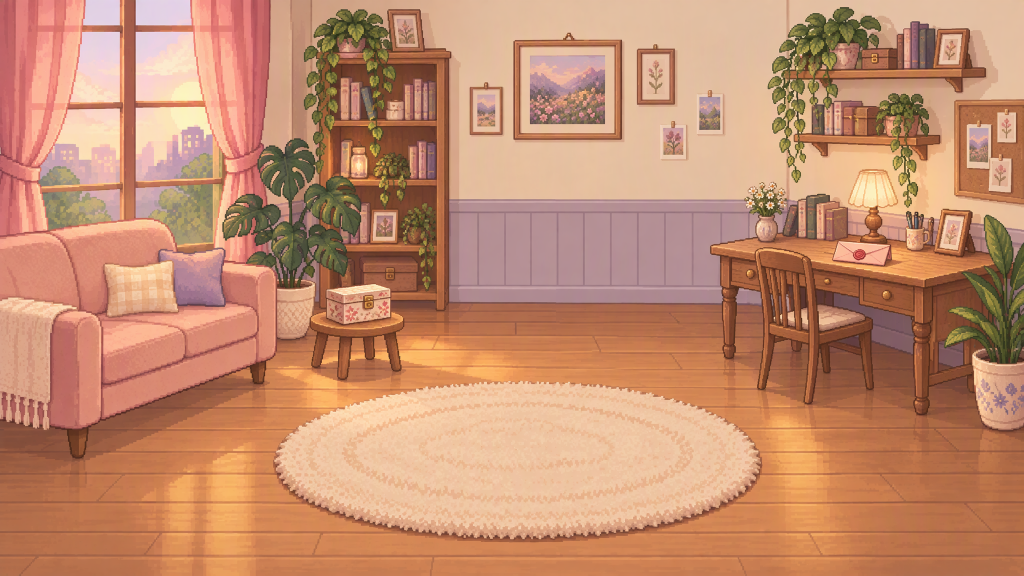
#> input picture assets/visual-v4-2/scenes/rpg-workshop-master.png, 2048 x 1152 px (shown at 1/2 size)
$ python prepare_meowa_v4_2.py
#> lines starting #> are read from the running program, lines starting #| are printed output that depends on the picture
"""Technical export of reviewed Meowa art. Never cuts or composes room furniture.

Complete rooms only receive fixed 1/2 sampling and 12px edge padding. UI crops
come from the unmodified official component splitter. Original media is retained.
"""
import array, hashlib, json, os, re, shutil, struct, sys
from pathlib import Path
from PIL import Image, ImageSequence
from analyze_desktop_pet import parse_frames, original

ROOT=Path(__file__).resolve().parents[1]
A=ROOT/'assets/visual-v4-2'; G=A/'generated'; RUN=A/'runtime'
SOURCE=Path('D:/Espressif/LittleWorld/sources/DesktopPet')
rows=[]
def sha(p): return hashlib.sha256(p.read_bytes()).hexdigest()
def source(name,pattern):
    p=None if os.environ.get('LW_ART_EXPORT_PUBLIC_ONLY') else next((G/name).rglob(pattern),None)
    fallback={'rpg-workshop':A/'scenes/rpg-workshop-master.png','daily-lounge':A/'scenes/daily-lounge-master.png',
              'ui-storybook':A/'ui/generation-original.png','couple-idle':A/'characters/couple.seated/generation-original.webp',
              'couple-wave':A/'characters/couple.wave/generation-original.webp','couple-rest':A/'characters/couple.rest/generation-original.png',
              'couple-sofa-contact':A/'characters/couple-source/generation-contact.png','couple-sofa-alpha':A/'characters/couple-source/generation-extraction.png'}
    if name.startswith('male-walk-'): fallback[name]=A/'characters'/('male.walk_'+name.removeprefix('male-walk-'))/'generation-original.webp'
    return p or (fallback.get(name) if fallback.get(name) and fallback[name].exists() else None)
def copy(src,dst):
    if src.resolve()!=dst.resolve(): shutil.copyfile(src,dst)
def rgb565(im):
    a=array.array('H',((r>>3)<<11|(g>>2)<<5|(b>>3) for r,g,b in im.convert('RGB').get_flattened_data()))
    if sys.byteorder!='little': a.byteswap()
    return a.tobytes()
def pack(path,size,clips):
    offset=16+108*len(clips); records=bytearray(); data=bytearray()
    for name,frames,times,loop,anchor in clips:
        assert 0<len(frames)<=32 and len(frames)==len(times)
        records+=struct.pack('<32sHhhBBI32H',name.encode(),len(frames),*anchor,int(loop),0,offset,*(times+[0]*(32-len(times))))
        for im in frames:
            assert im.size==size
            blob=rgb565(im)+im.getchannel('A').tobytes(); data+=blob; offset+=len(blob)
    path.write_bytes(struct.pack('<8sHHHH',b'LWPX0001',*size,len(clips),0)+records+data)
def scene(name,file):
#> called with name = 'rpg-workshop', file = 'rpg-room.lwr'
    src=source(name,'result_images_0_url.png'); assert src,name
    dst=A/'scenes';dst.mkdir(parents=True,exist_ok=True);copy(src,dst/(name+'-master.png'))
    with Image.open(src) as master:
#> master is the input picture: PIL image 2048x1152 RGB; mean R, G, B 195.7, 140.6, 110.3
        assert master.size==(2048,1152)
        half=master.convert('RGB').resize((1024,576),Image.Resampling.NEAREST)
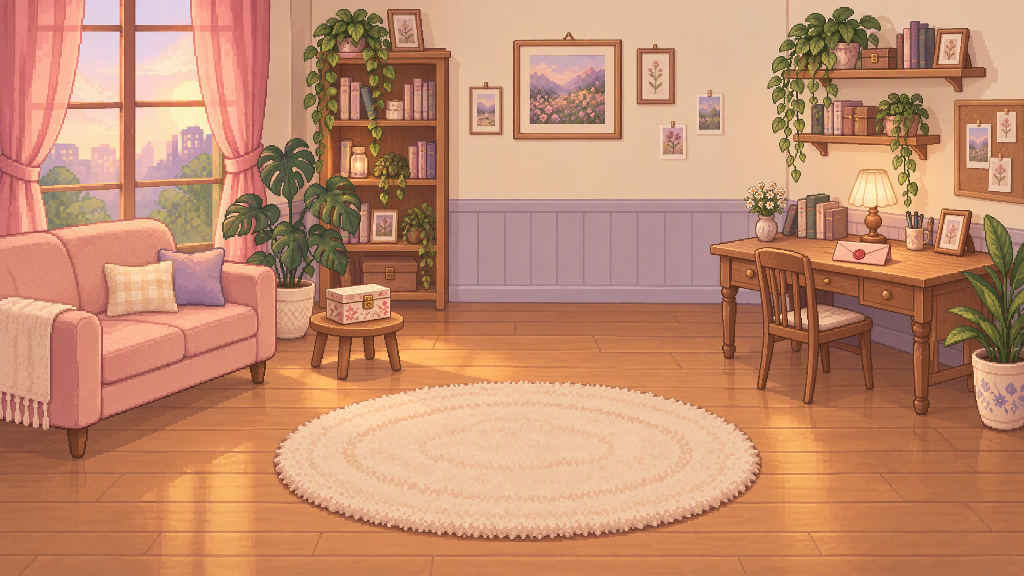
#> half: PIL image 1024x576 RGB; mean R, G, B 195.4, 140, 110
    im=Image.new('RGB',(1024,600));im.paste(half,(0,12))
#> after `im = Image.new('RGB', (1024, 600))`: im: PIL image 1024x600 RGB; every value is 0
#> after `im.paste(half, (0, 12))`:
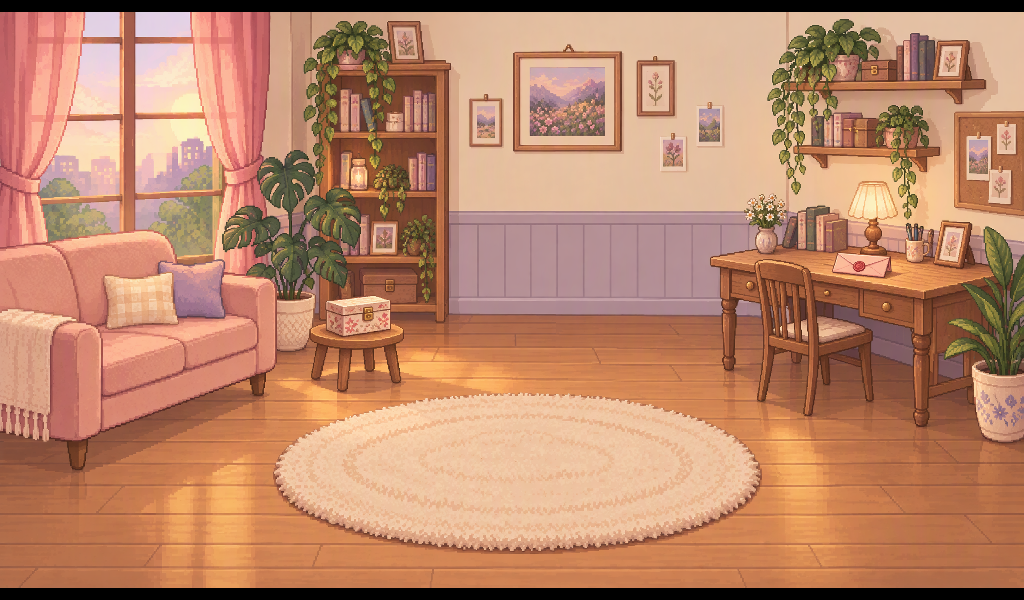
#> im: PIL image 1024x600 RGB; mean R, G, B 187.5, 134.4, 105.6
    im.paste(half.crop((0,0,1024,1)).resize((1024,12)),(0,0));im.paste(half.crop((0,575,1024,576)).resize((1024,12)),(0,588))
#> after `im.paste(half.crop((0, 0, 1024, 1)).resize((1024, 12)), (0, 0))`:
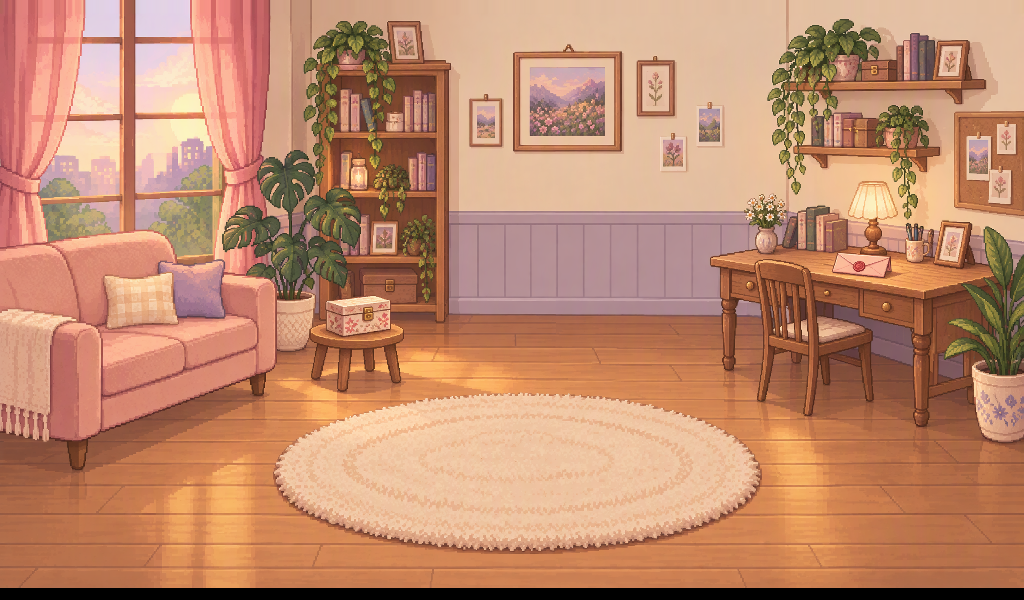
#> im: PIL image 1024x600 RGB; mean R, G, B 192, 137.9, 108.6
#> after `im.paste(half.crop((0, 575, 1024, 576)).resize((1024, 12)), (0, 588))`:
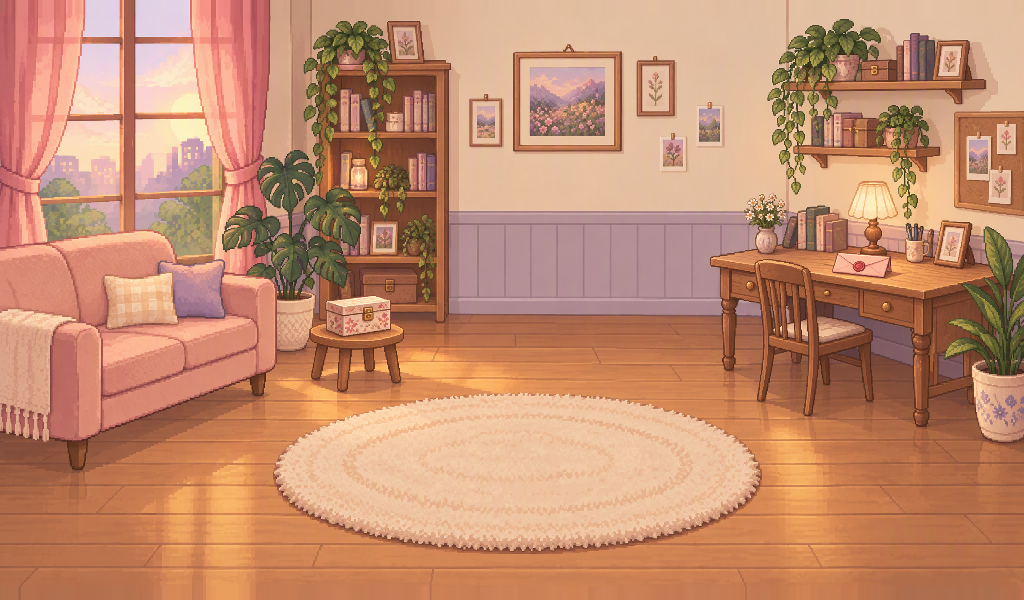
#> im: PIL image 1024x600 RGB; mean R, G, B 195.9, 140.4, 110.3
    im.save(dst/(name+'.png'));(RUN/file).write_bytes(struct.pack('<8sHHI',b'LWSR0001',1024,600,0)+rgb565(im))
    rows.append({'id':name,'source_sha256':sha(src),'canvas':[1024,600],'conversion':'complete image nearest 1/2, edge-pad 12px top/bottom; no furniture crop or composition','runtime':file})
def main():
    RUN.mkdir(parents=True,exist_ok=True)
    scene('rpg-workshop','rpg-room.lwr');scene('daily-lounge','daily-room.lwr')
    male=[]
    for action in ('idle','blink','wave'):
        d=ROOT/'assets/visual-v4/characters/male';meta=json.loads((d/(action+'.json')).read_text('utf-8'))
        male.append((action,[Image.open(d/f).convert('RGBA') for f in meta['frames']],meta['durations_ms'],action=='idle',(128,225)))
    for direction in ('down','left','right','up'):
        action='walk_'+direction; anim=source('male-walk-'+direction,'meowa_animation.webp')
        if not anim: continue
        with Image.open(anim) as im: frames=[f.convert('RGBA') for f in ImageSequence.Iterator(im)]
        assert all(f.size==(256,256) for f in frames)
        # Reviewed left clip starts with an unrelated front-facing pose. Keep the
        # original intact; exclude only that known defective opening frame.
        retained=list(range(1,len(frames))) if direction=='left' else list(range(len(frames)))
        frames=[frames[i] for i in retained]
        d=A/'characters'/('male.'+action);d.mkdir(parents=True,exist_ok=True);copy(anim,d/'generation-original.webp')
        bg=anim.with_name('meowa_animation_background.webp')
        if bg.exists(): copy(bg,d/'generation-background.webp')
        for old in d.glob('*.png'):
            if re.fullmatch(r'\d{3}\.png',old.name) and int(old.stem)>=len(frames): old.unlink()
        for i,f in enumerate(frames): f.save(d/f'{i:03}.png')
        times=[800*(i+1)//len(frames)-800*i//len(frames) for i in range(len(frames))]
        (d/'REVIEW.json').write_text(json.dumps({'original_frames':len(retained)+(1 if direction=='left' else 0),'retained_indices':retained,'reason':'exclude front-facing opening pose' if direction=='left' else 'full directional cycle retained','runtime_cycle_ms':800,'transform':'timing only; no per-frame recentering, no anatomy editing'},indent=2)+'\n')
        frames[0].save(d/'preview.webp',save_all=True,append_images=frames[1:],duration=times,loop=0,lossless=True,exact=True)
        male.append((action,frames,times,True,(128,226)))
    pack(RUN/'male.lwp',(256,256),male)
    clips=[]
    def add(name,frames,times,loop=True,anchor=(160,274)):
        mini=[im.convert('RGBA').copy() for im in frames]
        assert all(f.size==(320,320) for f in mini)
        dest=A/'characters'/name;dest.mkdir(parents=True,exist_ok=True)
        for i,f in enumerate(mini): f.save(dest/f'{i:03}.png')
        mini[0].save(dest/'preview.webp',save_all=True,append_images=mini[1:],duration=times,loop=0,lossless=True,exact=True)
        clips.append((name,mini,times,loop,anchor));rows.append({'id':name,'canvas':[320,320],'frames':len(mini),'durations_ms':times,'anchor':list(anchor),'alpha_bboxes':[im.getchannel('A').getbbox() for im in mini],'loop':loop})
    for name,job in [('seated','couple-idle'),('wave','couple-wave')]:
        anim=source(job,'meowa_animation.webp')
        if anim:
            with Image.open(anim) as im: frames=[f.convert('RGBA') for f in ImageSequence.Iterator(im)]
            d=A/'characters'/('couple.'+name);d.mkdir(parents=True,exist_ok=True);copy(anim,d/'generation-original.webp')
            bg=anim.with_name('meowa_animation_background.webp')
            if bg.exists(): copy(bg,d/'generation-background.webp')
        elif name=='seated': frames=[Image.open(A/'characters/couple-source/seated.png').convert('RGBA')]
        else: continue
        add('couple.'+name,frames,[100 if name=='wave' else 125]*len(frames),name!='wave')
    rest=source('couple-rest','edited.png')
    if rest:
        add('couple.rest',[Image.open(rest).convert('RGBA')],[1000])
        copy(rest,A/'characters/couple.rest/generation-original.png')
    for action,part in [('idle','idle/1786211809628-5htktvepw1s/1786211809628-5htktvepw1s_frames.tres'),('sleep','actions/sleep_idle/1786250482745-soeza6hm94b/1786250482745-soeza6hm94b_frames.tres')]:
        tres=SOURCE/'assets/dog/source'/part;text=tres.read_text('utf-8'); sheet=Image.open(tres.parent/re.search(r'path="([^"]+)"',text)[1]).convert('RGBA')
        regions=[tuple(map(int,m)) for m in re.findall(r'region = Rect2\((\d+), (\d+), (\d+), (\d+)\)',text)]
        weights=[float(v) for v in re.findall(r'"duration": ([\d.]+)',text)];speed=float(re.search(r'"speed": ([\d.]+)',text)[1]);frames=[]
        for x,y,w,h in regions:
            im=Image.new('RGBA',(320,320));im.alpha_composite(sheet.crop((x,y,x+w,y+h)),(128,203));frames.append(im)
        add('dog.'+action,frames,[round(1000*d/speed) for d in weights],True,(160,256))
    pack(RUN/'polish.lwp',(320,320),clips)
    # Native half-size components, centered only once per static component.
    # Frames: dialogue, journal, music box, polaroid, keepsake, lavender tab, pink tab.
    ui=[];dest=A/'ui';dest.mkdir(exist_ok=True)
    for index,n in enumerate((2,1,3,4,5,6,7)):
        p=G/'ui-components'/f'component_{n:03}.png'
        if p.exists() and not os.environ.get('LW_ART_EXPORT_PUBLIC_ONLY'):
            im=Image.open(p).convert('RGBA');factor=4 if n==3 else 2;im=im.resize(((im.width+factor-1)//factor,(im.height+factor-1)//factor),Image.Resampling.NEAREST)
            im.putalpha(im.getchannel('A').point(lambda a:255 if a>=128 else 0));frame=Image.new('RGBA',(544,352));frame.alpha_composite(im,((544-im.width)//2,(352-im.height)//2))
        else: frame=Image.open(dest/f'{index:02}.png').convert('RGBA')
        ui.append(frame)
        frame.save(dest/f'{len(ui)-1:02}.png')
    pack(RUN/'ui.lwp',(544,352),[('sheet',ui,[1000]*7,False,(0,0))])
    copy(source('ui-storybook','ui_output.png'),dest/'generation-original.png')
    contact=A/'characters/couple-source'
    copy(source('couple-sofa-contact','edited.png'),contact/'generation-contact.png')
    copy(source('couple-sofa-alpha','edited.png'),contact/'generation-extraction.png')
    manifest={'version':'visual-v4-2/meowa-1','rooms':rows[:2],'clips':rows[2:],'male_clips':[{'id':c[0],'canvas':[256,256],'frames':len(c[1]),'durations_ms':c[2],'anchor':list(c[4]),'alpha_bboxes':[im.getchannel('A').getbbox() for im in c[1]]} for c in male],'ui':{'canvas':[544,352],'components':7,'source':'official split-components, alpha threshold 8, min area 1500, padding 2','conversion':'dialogue/journal/frame/box/tabs nearest 1/2, music box 1/4, then transparent padding; alpha threshold128','source_sha256':sha(source('ui-storybook','ui_output.png'))},'files':[{'path':p.relative_to(ROOT).as_posix(),'bytes':p.stat().st_size,'sha256':sha(p)} for p in sorted(RUN.glob('*'))]}
    (A/'MANIFEST.json').write_text(json.dumps(manifest,ensure_ascii=False,indent=2)+'\n',encoding='utf-8');print('Exported complete Meowa rooms,',len(clips),'native clips and 7 UI components.')
#> (the run stopped early here; a loop or call above may not have finished)
